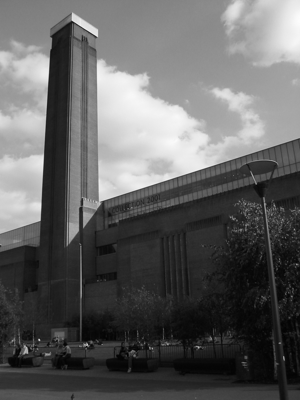
%> input picture ex/ex1/London.png, 300 x 400 px
$ octave Histogramm_Ausgleich.m   (GNU Octave 9; MATLAB toolbox functions it lacks are replaced by stand-ins)
%> lines starting %> are read from the running program, lines starting %| are printed output that depends on the picture
clear 'all';
close 'all';

%read image
%Image = imread('London_squeez.png');
Image = imread('../ex1/London.png');
%> Image is the input picture: size 400x300 uint8; min 0, max 252, mean 97.2

%plot the image
figure(1);subplot(2,3,1);
imshow(Image);

%plot histogram
subplot(2,3,2);
[Hist, Val] = imhist(Image);
%> Hist = 256 values, max 1950 at index 36, min 0 at index 2, mean 468.8; Val = 256 values from 0 to 255
plot(Val, Hist, 'bo-');
axis([0 255 0 max(Hist)]);
xlabel('gray value');
ylabel('absolute frequency');

%plot cummulated hist
CumHist = cumsum(Hist)/sum(Hist);
%> CumHist = 256 values from 8.33e-06 to 1
subplot(2,3,3);
plot(Val, CumHist, 'bo-');
axis([0 255 0 1]);
xlabel('gray value');
ylabel('cumulated frequency');

%do the histogram equalization


%LUT for histogram equalization
LUT_Equ = uint8(255*CumHist);
%> LUT_Equ = 256 values from 0 to 255
%apply LUT
ImageEqu = intlut(Image, LUT_Equ);
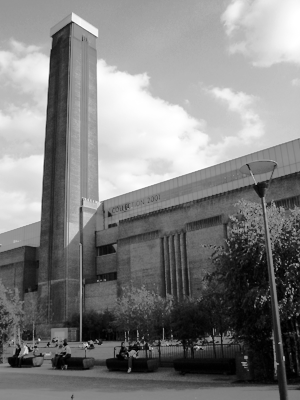
%> ImageEqu: size 400x300 uint8; min 0, max 255, mean 128.4

subplot(2,3,4);
imshow(ImageEqu);

%plot histogram
subplot(2,3,5);
[HistEqu, ValEqu] = imhist(ImageEqu);
%> HistEqu = 256 values, max 1950 at index 67, min 0 at index 4, mean 468.8; ValEqu = 256 values from 0 to 255
plot(ValEqu, HistEqu, 'bo-');
axis([0 255 0 max(HistEqu)]);
xlabel('gray value');
ylabel('absolute frequency');

%plot cummulated hist
CumHistEqu = cumsum(HistEqu)/sum(HistEqu);
%> CumHistEqu = 256 values from 0.000933 to 1
subplot(2,3,6);
plot(ValEqu, CumHistEqu, 'bo-');
axis([0 255 0 1]);
xlabel('gray value');
ylabel('cumulated frequency');
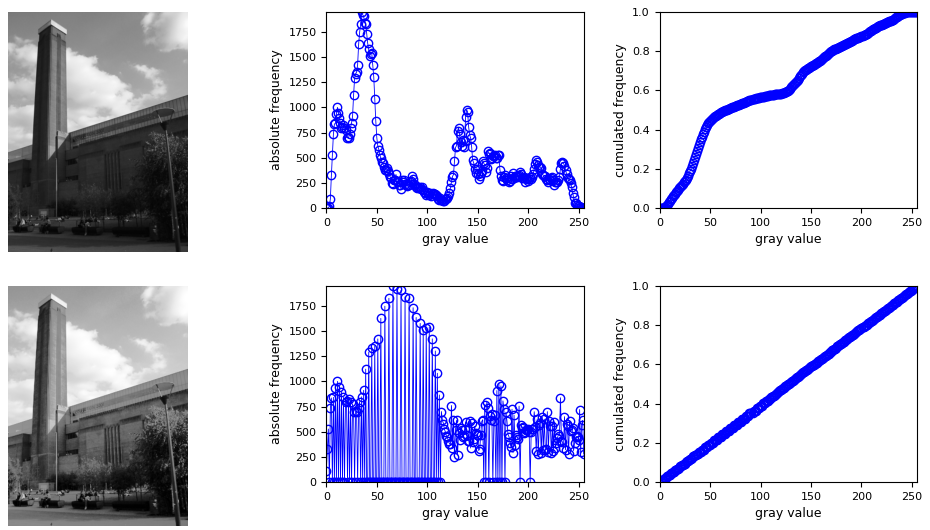
%> figure redrawn from the program's plot data, 6 panels
